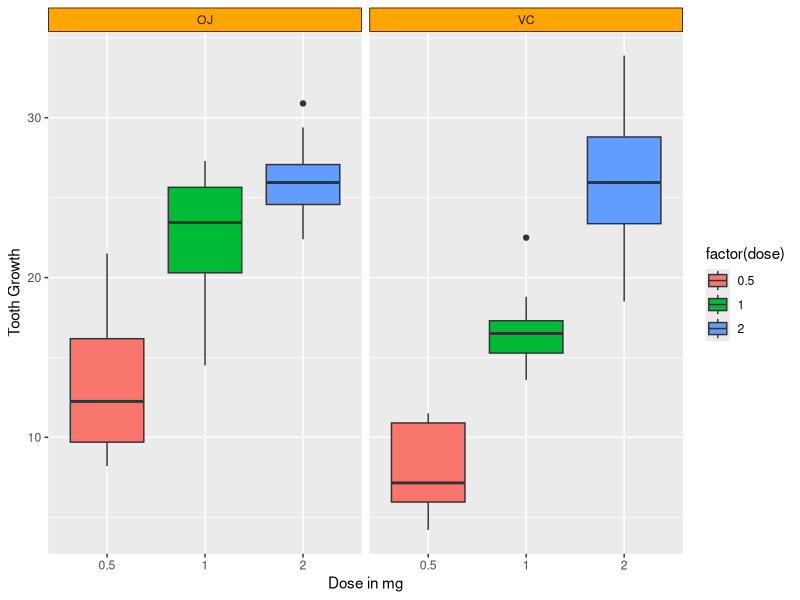

Write R code to recreate this figure.
## ---- chunk 1
library(ggplot2)
library(knitr)
data("ToothGrowth")

str(ToothGrowth)
kable(summary(ToothGrowth))

kable(head(ToothGrowth,3))
kable(tail(ToothGrowth,3))

gm=round(mean(ToothGrowth$len),2)
tmp=NULL
tmp=subset(ToothGrowth,ToothGrowth$sup=="VC")
vcm=round(mean(tmp$len),2)
tmp=subset(ToothGrowth,ToothGrowth$sup=="OJ")
ojm=round(mean(tmp$len),2)

print (c("General mean: ",gm))
print (c("VC mean: ", vcm))
print (c("OJ mean: ",ojm))

## ---- chunk 2

p<-ggplot(ToothGrowth,aes(x=factor(dose),y=len,fill=factor(dose))) +
            geom_boxplot() +
            facet_grid(. ~ supp )+        
            scale_x_discrete("Dose in mg") +
            labs(y="Tooth Growth")+          
          theme( strip.background = element_rect(colour = "black", fill = "orange")                               )

print(p)


